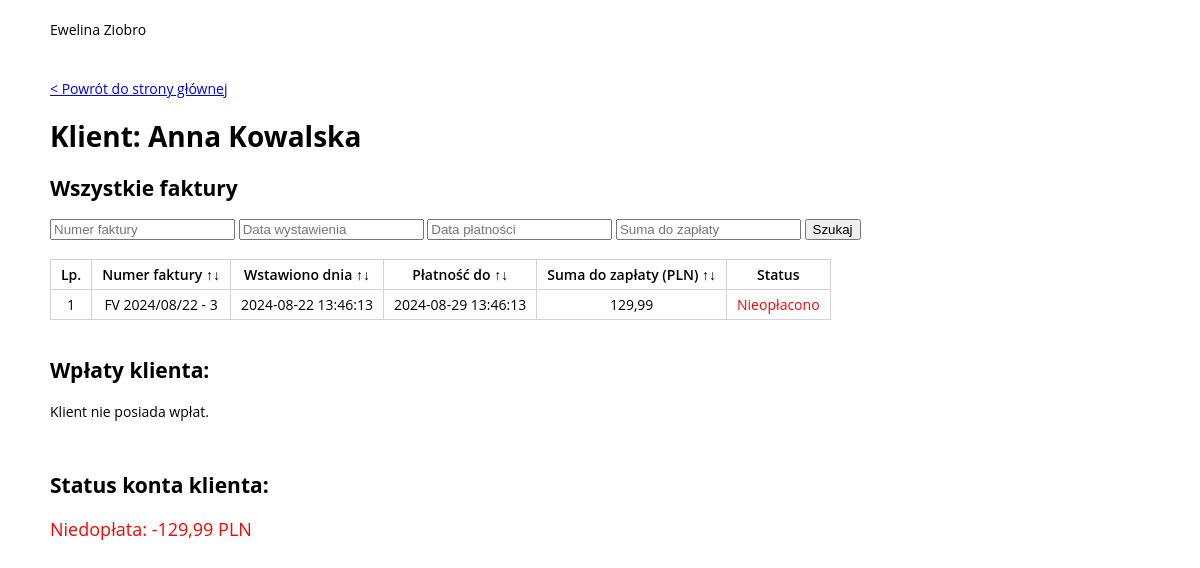
Screenshot of /index.php?customerId=3 with the database file from the repository.
### tables this page shows
CREATE TABLE `customers` (
  `id` int(11) NOT NULL,
  `name` varchar(255) NOT NULL,
  `bank_account_number` varchar(32) NOT NULL,
  `NIP` varchar(11) NOT NULL
);

CREATE TABLE `invoices` (
  `id` int(11) NOT NULL,
  `customer_id` int(11) NOT NULL,
  `number` varchar(255) NOT NULL,
  `date` datetime NOT NULL,
  `due_date` datetime NOT NULL,
  `gross_total` float NOT NULL
);

### index.php (called while the page is built, shortened)
<?php
global $gateway;
$url = $_SERVER['REQUEST_URI'] ?? '/';
$customerId = $_GET['customerId'] ?? null;
$sortInvoicesBy = $_GET['sortInvoicesBy'] ?? null;
$invoicesOrder = $_GET['invoicesOrder'] ?? null;
$sortPaymentsBy = $_GET['sortP'] ?? null;
$paymentsOrder = $_GET['pOrder'] ?? null;
$iFilters = [
    'iNumber' => $_GET['iNumber'] ?? null,
    'iDate' => $_GET['iDate'] ?? null,
    'iDueDate' => $_GET['iDueDate'] ?? null,
    'iGrossTotal' => $_GET['iGrossTotal'] ?? null,
];
$controller = new Controller($gateway, $url, $customerId, $sortInvoicesBy, $invoicesOrder, $sortPaymentsBy, $paymentsOrder, $iFilters);

### src/RecordsGateway.php (called while the page is built)
<?php
class RecordsGateway{
    private PDO $conn;
    public function __construct(Database $database){
        $this->conn = $database->getConnection();
    }
    public function getRecords(string $sql, ?array $parameters): array | false {
        $stmt = $this->conn->prepare($sql);
        if(isset($parameters)){
            foreach ($parameters AS $key => $value ){
                if(ctype_digit($value)){
                    $stmt->bindValue(":$key",$value, PDO::PARAM_INT);
                } else {
                    $value_ = htmlentities($value, ENT_QUOTES, 'UTF-8');
                    $stmt->bindValue(":$key",$value_, PDO::PARAM_STR);
                }
            }
        }
        $stmt->execute();
        $data = $stmt->fetchAll(PDO::FETCH_ASSOC);
        return $data;
    }
}

### src/Database.php (called while the page is built, shortened)
<?php
class Database
{
    public function getConnection(): PDO{
        $dsn = "mysql:host={$this->host};dbname={$this->name};charset={$this->charset}";
        return new PDO($dsn, $this->user, $this->password, [
            PDO::ATTR_EMULATE_PREPARES => false,
            PDO::ATTR_STRINGIFY_FETCHES => false
        ]);
    }
}

### src/Query.php (called while the page is built, shortened)
<?php
class Query{
    public function __construct(private RecordsGateway $gateway, $sql, ?array $parameters){
        if(!isset($sql)) {
            exit();
        } else {
            $this->results = $this->gateway->getRecords($sql, $parameters);
        }
    }
}

### src/CustomerReport.php (called while the page is built, shortened)
<?php
class CustomerReport
{
    public function getCustomer($customerId){
        $query = new Query($this->gateway, 'SELECT * FROM customers WHERE id=:id', ['id' => $customerId]);
        return $query->results[0];
    }
    public function getSortInvoices($sortInvoicesBy, $invoicesOrder ){
        switch ($sortInvoicesBy) {
            default:
                $sort = '';
        }
        return $sort . (($invoicesOrder == 'ASC' || $invoicesOrder == 'DESC') ? " $invoicesOrder " : '');
    }
    public function getFiltersInvoice($iFilter){
        $whereClause = '';
        return $whereClause;
    }
    public function getInvoices($customerId, $sortInvoicesBy, $invoicesOrder, $iFilters){
        $sort = $this->getSortInvoices($sortInvoicesBy, $invoicesOrder);
        $whereClause = $this->getFiltersInvoice($iFilters);
        $query = new Query($this->gateway, "SELECT i.*, p.invoice_id FROM invoices AS i LEFT JOIN payments AS p ON i.id=p.invoice_id WHERE i.customer_id=:id $whereClause $sort", ['id' => $customerId]);
        return $query->results;
    }
    public function getSortPayments($sortPaymentsBy, $paymentsOrder ){
        switch ($sortPaymentsBy) {
            default:
                $sort = '';
        }
        return $sort . (($paymentsOrder == 'ASC' || $paymentsOrder == 'DESC') ? " $paymentsOrder " : '');
    }
    public function getPayments($customerId, $sortPaymentsBy, $paymentsOrder){
        $sort = $this->getSortPayments($sortPaymentsBy, $paymentsOrder);
        $query = new Query($this->gateway, "SELECT * FROM payments WHERE customer_id=:id $sort", ['id' => $customerId]);
        return $query->results;
    }
}

### templates/customer.php (the view, shortened to what this page needs)
<!DOCTYPE html>
<html lang="pl">
<head>
    <link rel="stylesheet" href="/assets/style.css" type="text/css">
</head>
<body>
    <header>
        <div class="header">
            Ewelina Ziobro
        </div>
    </header>
    <main>
        <a href="/">&lt; Powrót do strony głównej</a>
        <h1>Klient: <?= $customer['name'] ?></h1>
        <h2>Wszystkie faktury</h2>
        <form id="invoices-search-form" class="search-form" method="GET" onsubmit="filterInvoices();">
            <input type="text" name="number" placeholder="Numer faktury" value="<?= isset($_GET['iNumber']) ? $_GET['iNumber'] : '' ?>"/>
            <input type="text" name="date" placeholder="Data wystawienia" value="<?= isset($_GET['iDate']) ? $_GET['iDate'] : '' ?>" />
            <input type="text" name="due_date" placeholder="Data płatności" value="<?= isset($_GET['iDueDate']) ? $_GET['iDueDate'] : '' ?>" />
            <input type="text" name="gross_total" placeholder="Suma do zapłaty" value="<?= isset($_GET['iGrossTotal']) ? $_GET['iGrossTotal'] : '' ?>" />
            <input id="invoices-search-btn" type="submit" value="Szukaj" />
        </form>
        <?php if($invoices) : ?>
        <br/>
        <table class="invoices-table">
            <thead>
              <tr>
                  <td>Lp.</td>
                  <td class="pointer" onclick='sortInvBy("number")'>Numer faktury <span>&uarr;</span><span>&darr;</span></td>
                  <td class="pointer" onclick='sortInvBy("date")'>Wstawiono dnia <span>&uarr;</span><span>&darr;</span></td>
                  <td class="pointer" onclick='sortInvBy("due_date")'>Płatność do <span>&uarr;</span><span>&darr;</span></td>
                  <td class="pointer" onclick="sortInvBy('gross_total')">Suma do zapłaty (PLN) <span>&uarr;</span><span>&darr;</span></td>
                  <td>Status</td>
              </tr>
            </thead>
            <tbody>
            <?php
                $i=1;
                $invoices_gross_total = 0;
                foreach($invoices AS $invoice) :
            ?>
              <tr>
                  <td><?= $i ?></td>
                  <td><?= $invoice['number'] ?></td>
                  <td><?= $invoice['date'] ?></td>
                  <td><?= $invoice['due_date'] ?></td>
                  <td><?= number_format($invoice['gross_total'],2,',', ' ') ?></td>
                  <td><?php
                    if(isset($invoice['invoice_id'])) {
                        echo '<span class="payment-ok">Opłacono</span>';
                    } else {
                        if(strtotime($invoice['due_date']) > strtotime("now")){
                           echo '<span class="payment-error">Nieopłacono</span>';
                        } else {
                            echo '<span>Oczekuje na opłacenie</span>';
                        }
                    }
                  ?></td>
              </tr>
              <?php
                $i++;
                $invoices_gross_total +=$invoice['gross_total'];
                endforeach;
              ?>
            </tbody>
        </table>
        <?php else : ?>
        <p>Nie znaleziono faktur</p>
        <?php endif; ?>
        <br/>
        <h2>Wpłaty klienta:</h2>
        <?php if($payments) : ?>
        <table>
            <thead>
              <tr>
                  <td>Lp.</td>
                  <td class="pointer" onclick='sortPayBy("payment_title")'>Tytuł wpłaty <span>&uarr;</span><span>&darr;</span></td>
                  <td class="pointer" onclick='sortPayBy("amount")'>Kwota <span>&uarr;</span><span>&darr;</span></td>
                  <td class="pointer" onclick='sortPayBy("bank_number_for_payment")'>Numer konta bankowego wpłaty <span>&uarr;</span><span>&darr;</span></td>
                  <td class="pointer" onclick='sortPayBy("payment_date")'>Data wpłaty <span>&uarr;</span><span>&darr;</span></td>
              </tr>
            </thead>
            <tbody>
            <?php
                $i=1;
                $payments_total = 0;
                foreach($payments AS $payment) :
            ?>
              <tr>
                  <td><?= $i ?></td>
                  <td><?= $payment['payment_title'] ?></td>
                  <td><?= number_format($payment['amount'],2,',', ' ') ?></td>
                  <td><?= $payment['bank_number_for_payment'] ?></td>
                  <td><?= $payment['payment_date'] ?></td>
              </tr>
              <?php
                $i++;
                $payments_total += $payment['amount'];
                endforeach;
              ?>
            </tbody>
        </table>
        <?php else : ?>
        <p>Klient nie posiada wpłat.</p>
        <?php endif; ?>
        <br/>
        <h2>Status konta klienta: </h2>
        <div class="payment-status">
        <?php
            $sum = ($payments ? $payments_total : 0) - ($invoices ? $invoices_gross_total : 0);
            if($sum == 0) {
                echo '<span class="payment-ok">Opłacono wszystkie faktury</span>';
            } else if($sum > 0){
                echo '<span class="payment-ok">Nadpłata: ' . number_format($sum,2,',', ' ') . ' PLN</span>';
            } else {
                echo '<span class="payment-error">Niedopłata: ' . number_format($sum,2,',', ' ') . ' PLN</span>';
            }
        ?>
        </div>
    </main>
    <footer>
    </footer>
</body>

### assets/style.css (style rules this page uses)
html, body { text-size-adjust: none; -webkit-text-size-adjust: none; -moz-text-size-adjust: none; -ms-text-size-adjust: none; background-color: #fff; color: black; font-family: 'Open Sans', sans-serif; padding: 0px; margin: 0; word-break: break-word; scroll-behavior: smooth; font-size: 14px; }
table, td, tr { border:1px solid lightgray; border-collapse:collapse; text-align:center; }
thead { font-weight:600; }
td { padding:5px 10px; }
header, main, footer { padding:20px 50px; margin:auto; width:100%; box-sizing:border-box; }
.payment-status { font-size:18px; }
.payment-error { color:red; }
.pointer { cursor:pointer; }

### rows the page displays
customers: name "Anna Kowalska"
invoices: number "FV 2024/08/22 - 3", date "2024-08-22 13:46:13", due_date "2024-08-29 13:46:13", gross_total "129,99", shows "Nieopłacono"

### other values shown
$sum "-129,99"
